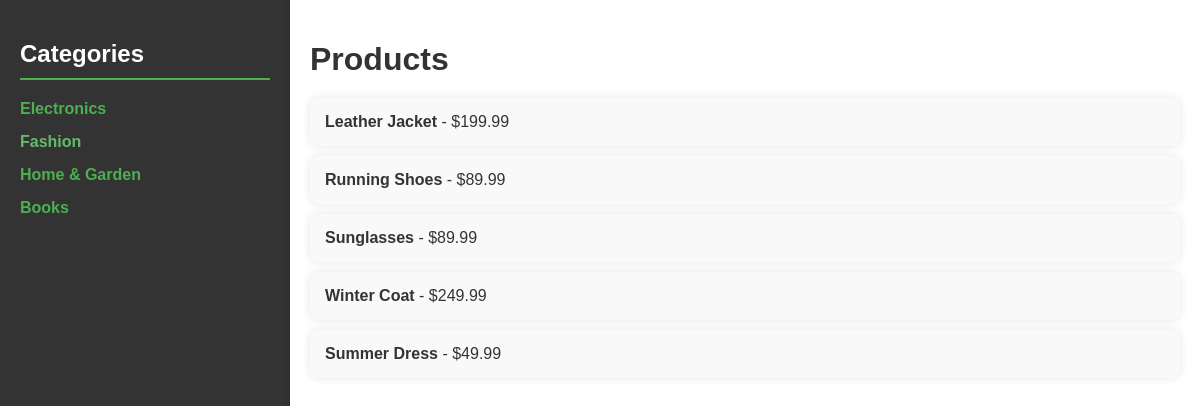
Page /products/?category=2 on the committed database.
### products/models.py (models this page shows, shortened)
class Category(models.Model):
    name = models.CharField(max_length=255)
    parent = models.ForeignKey('self', on_delete=models.CASCADE, related_name='subcategories', null=True, blank=True)

class Product(models.Model):
    category = models.ForeignKey(Category, on_delete=models.CASCADE, related_name='products')
    name = models.CharField(max_length=255)
    description = models.TextField()
    price = models.DecimalField(max_digits=10, decimal_places=2)
    stock = models.IntegerField(default=0)
    image = models.ImageField(upload_to='products/', null=True, blank=True)
    def get_absolute_url(self):
        return reverse('product_detail', args=[str(self.id)])

### products/views.py (the view)
# urls.py: path('', views.product_list, name='product_list'),  # URL pattern for product list
def product_list(request):
    category_id = request.GET.get('category')
    if category_id:
        products = Product.objects.filter(category_id=category_id)
    else:
        products = Product.objects.all()
    categories = Category.objects.all()
    return render(request, 'products/product_list.html', {
        'products': products,
        'categories': categories,
    })

### products/templates/products/product_list.html (shortened to what this page needs)
<!DOCTYPE html>
<html lang="en">
  <head>
  </head>
  <body>
    <div class="container">
      <div class="sidebar">
        <h2>Categories</h2>
        <ul>
          {% for category in categories %}
          <li>
            <a href="?category={{ category.id }}"
               {% if category.id|stringformat:"s" == request.GET.category|stringformat:"s" %}style="color: #66bb6a;"{% endif %}>
              {{ category.name }}
            </a>
          </li>
          {% endfor %}
        </ul>
      </div>
      <div class="content">
        <h1>Products</h1>
        {% if products %}
        <ul>
          {% for product in products %}
          <li>
            <a href="{{ product.get_absolute_url }}">{{ product.name }}</a> -
            ${{ product.price }}
          </li>
          {% endfor %}
        </ul>
        {% else %}
        <p>No products found in this category.</p>
        {% endif %}
      </div>
    </div>
  </body>
</html>

### products/templates/products/product_list.html (style rules this page uses)
body { font-family: Arial, sans-serif; margin: 0; padding: 0; color: #333; background-color: #f4f4f4; display: flex; flex-direction: column; min-height: 100vh; }
.container { display: flex; flex: 1; }
.sidebar { width: 250px; background-color: #333; color: white; padding: 20px; box-shadow: 2px 0 5px rgba(0, 0, 0, 0.1); }
.sidebar h2 { color: #fff; margin-bottom: 20px; border-bottom: 2px solid #4caf50; padding-bottom: 10px; }
.sidebar ul { list-style-type: none; padding: 0; margin: 0; }
.sidebar ul li { margin: 15px 0; }
.sidebar ul li a { text-decoration: none; color: #4caf50; font-weight: bold; display: block; }
.content { flex: 1; padding: 20px; background-color: #fff; box-shadow: -2px 0 5px rgba(0, 0, 0, 0.1); }
.content h1 { margin-bottom: 20px; color: #333; }
.content ul { list-style-type: none; padding: 0; margin: 0; }
.content ul li { background: #f9f9f9; margin: 10px 0; padding: 15px; border-radius: 8px; box-shadow: 0 0 10px rgba(0, 0, 0, 0.1); transition: background-color 0.3s ease; }
.content ul li a { text-decoration: none; color: #333; font-weight: bold; }

### rows in the picture
Category: name "Electronics"
Category: name "Fashion"
Category: name "Home & Garden"
Category: name "Books"
Product: name "Leather Jacket", price "199.99"
Product: name "Running Shoes", price "89.99"
Product: name "Sunglasses", price "89.99"
Product: name "Winter Coat", price "249.99"
Product: name "Summer Dress", price "49.99"
